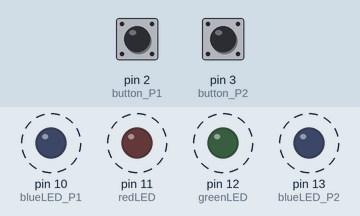
A sketch run on a simulated Arduino Uno, built with avr-gcc and run on an emulated ATmega328P. Shown: output pins drawn as LEDs (lit = HIGH). Dashed ring = blinking. Inputs (shaded band) come from the test bench; at power-on: pin 2 (button_P1) LOW, pin 3 (button_P2) LOW.

Above: at 2.3 s.
2.4 s: pin 2 (button_P1) pulled HIGH for 0.65 s
At 3.05 s:
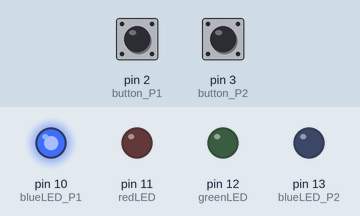
5.5 s: pin 3 (button_P2) pulled HIGH for 1 s
8.6 s: pin 3 (button_P2) pulled HIGH for 0.65 s
At 10.0 s:
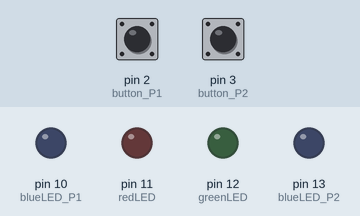
10.7 s: pin 3 (button_P2) pulled HIGH for 3.2 s
At 11.02 s:
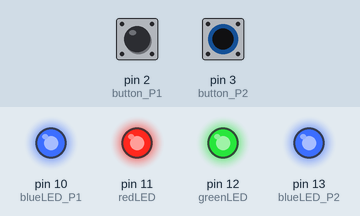
Timing chart, 0 to 15.6 s (numbered marks = the images above; inputs shaded):
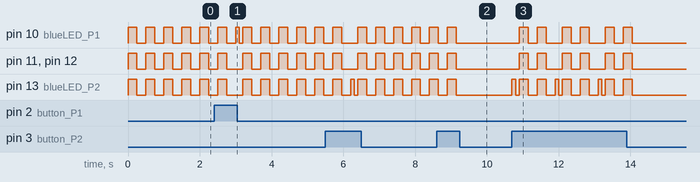

The sketch:

React_Stage5.ino
```cpp
/*
  CTC GO! CORE MODULE
  PROJECT 1 - REACT

  This sketch is written to accompany Stage 3 in REACT  of the CTC GO! core module
*/

int blueLED_P1 = 10;
int redLED = 11;
int greenLED = 12;
int blueLED_P2 = 13;

int button_P1 = 2;
int button_P2 = 3;

int game = 0;

void setup() {

  pinMode (blueLED_P1, OUTPUT);
  pinMode (blueLED_P2, OUTPUT);
  pinMode (greenLED, OUTPUT);
  pinMode (redLED, OUTPUT);

  pinMode (button_P1, INPUT);
  pinMode (button_P2, INPUT);
}

void loop() {

   if (game == 0)
   {
    digitalWrite(blueLED_P1, HIGH);
    digitalWrite(blueLED_P2, HIGH);
    digitalWrite(greenLED, HIGH);
    digitalWrite(redLED, HIGH);
    delay(250);
    digitalWrite(blueLED_P1, LOW);
    digitalWrite(blueLED_P2, LOW);
    digitalWrite(greenLED, LOW);
    digitalWrite(redLED, LOW);
    delay(250);

    if (digitalRead(button_P1)== HIGH || digitalRead(button_P2) == HIGH )
     {
      game += 1;
      digitalWrite(blueLED_P1, HIGH);
      digitalWrite(blueLED_P2, HIGH);
      digitalWrite(greenLED, HIGH);
      digitalWrite(redLED, HIGH);
      delay(250);
      digitalWrite(blueLED_P1, LOW);
      digitalWrite(blueLED_P2, LOW);
      digitalWrite(greenLED, LOW);
      digitalWrite(redLED, LOW);
      delay(250);
      }
   }

  if (game == 1)
  {
     if (digitalRead(button_P1) == HIGH)
     {
         digitalWrite(blueLED_P1, HIGH);
         delay(100);
         digitalWrite(blueLED_P1, LOW);
         delay(100);
         game = 0;
     }

    if (digitalRead(button_P2) == HIGH)
    {
       digitalWrite(blueLED_P2, HIGH);
       delay(100);
       digitalWrite(blueLED_P2, LOW);
       delay(100);
       game = 0;
    }
  }
}
```

Measured:
- after the input at 8.6 s, pin 10 (blueLED_P1), pin 11 (redLED), pin 12 (greenLED), pin 13 (blueLED_P2): goes on until 9.2 s, then stays LOW
- after the input at 10.7 s, pin 10 (blueLED_P1), pin 11 (redLED): LOW → HIGH after 0.20 s, then repeats every 1.2 s: LOW 0.25 s, HIGH 0.25 s, LOW 0.45 s, HIGH 0.25 s, until it stays LOW from 14.1 s
